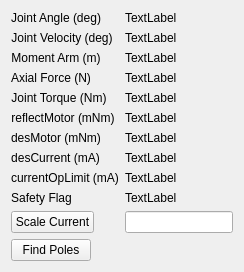
       <widget class="QFrame" name="formFrame">
        <property name="minimumSize">
         <size>
          <width>220</width>
          <height>0</height>
         </size>
        </property>
        <layout class="QFormLayout" name="formLayout">
         <item row="0" column="0">
          <widget class="QLabel" name="label_5">
           <property name="minimumSize">
            <size>
             <width>50</width>
             <height>0</height>
            </size>
           </property>
           <property name="frameShape">
            <enum>QFrame::NoFrame</enum>
           </property>
           <property name="text">
            <string>Joint Angle (deg)</string>
           </property>
           <property name="alignment">
            <set>Qt::AlignCenter</set>
           </property>
          </widget>
         </item>
         <item row="0" column="1">
          <widget class="QLabel" name="label_jointAngle">
           <property name="minimumSize">
            <size>
             <width>0</width>
             <height>0</height>
            </size>
           </property>
           <property name="frameShape">
            <enum>QFrame::NoFrame</enum>
           </property>
           <property name="text">
            <string>TextLabel</string>
           </property>
          </widget>
         </item>
         <item row="2" column="0">
          <widget class="QLabel" name="label_7">
           <property name="frameShape">
            <enum>QFrame::NoFrame</enum>
           </property>
           <property name="text">
            <string>Joint Velocity (deg)</string>
           </property>
           <property name="alignment">
            <set>Qt::AlignCenter</set>
           </property>
          </widget>
         </item>
         <item row="2" column="1">
          <widget class="QLabel" name="label_jointVelocity">
           <property name="frameShape">
            <enum>QFrame::NoFrame</enum>
           </property>
           <property name="text">
            <string>TextLabel</string>
           </property>
          </widget>
         </item>
         <item row="3" column="0">
          <widget class="QLabel" name="label_9">
           <property name="frameShape">
            <enum>QFrame::NoFrame</enum>
           </property>
           <property name="text">
            <string>Moment Arm (m)</string>
           </property>
           <property name="alignment">
            <set>Qt::AlignCenter</set>
           </property>
          </widget>
         </item>
         <item row="3" column="1">
          <widget class="QLabel" name="label_momentArm">
           <property name="frameShape">
            <enum>QFrame::NoFrame</enum>
           </property>
           <property name="text">
            <string>TextLabel</string>
           </property>
          </widget>
         </item>
         <item row="4" column="0">
          <widget class="QLabel" name="label_20">
           <property name="frameShape">
            <enum>QFrame::NoFrame</enum>
           </property>
           <property name="text">
            <string>Axial Force (N)</string>
           </property>
           <property name="alignment">
            <set>Qt::AlignCenter</set>
           </property>
          </widget>
         </item>
         <item row="4" column="1">
          <widget class="QLabel" name="label_axialForce">
           <property name="frameShape">
            <enum>QFrame::NoFrame</enum>
           </property>
           <property name="text">
            <string>TextLabel</string>
           </property>
          </widget>
         </item>
         <item row="5" column="0">
          <widget class="QLabel" name="label_22">
           <property name="frameShape">
            <enum>QFrame::NoFrame</enum>
           </property>
           <property name="text">
            <string>Joint Torque (Nm)</string>
           </property>
           <property name="alignment">
            <set>Qt::AlignCenter</set>
           </property>
          </widget>
         </item>
         <item row="5" column="1">
          <widget class="QLabel" name="label_jointTorque">
           <property name="frameShape">
            <enum>QFrame::NoFrame</enum>
           </property>
           <property name="text">
            <string>TextLabel</string>
           </property>
          </widget>
         </item>
         <item row="6" column="0">
          <widget class="QLabel" name="label_23">
           <property name="frameShape">
            <enum>QFrame::NoFrame</enum>
           </property>
           <property name="text">
            <string>reflectMotor (mNm)</string>
           </property>
           <property name="alignment">
            <set>Qt::AlignCenter</set>
           </property>
          </widget>
         </item>
         <item row="6" column="1">
          <widget class="QLabel" name="label_reflectMotor">
           <property name="frameShape">
            <enum>QFrame::NoFrame</enum>
           </property>
           <property name="text">
            <string>TextLabel</string>
           </property>
          </widget>
         </item>
         <item row="7" column="0">
          <widget class="QLabel" name="label_26">
           <property name="frameShape">
            <enum>QFrame::NoFrame</enum>
           </property>
           <property name="text">
            <string>desMotor (mNm)</string>
           </property>
           <property name="alignment">
            <set>Qt::AlignCenter</set>
           </property>
          </widget>
         </item>
         <item row="7" column="1">
          <widget class="QLabel" name="label_desMotor">
           <property name="frameShape">
            <enum>QFrame::NoFrame</enum>
           </property>
           <property name="text">
            <string>TextLabel</string>
           </property>
          </widget>
         </item>
         <item row="8" column="0">
          <widget class="QLabel" name="label_28">
           <property name="frameShape">
            <enum>QFrame::NoFrame</enum>
           </property>
           <property name="text">
            <string>desCurrent (mA)</string>
           </property>
           <property name="alignment">
            <set>Qt::AlignCenter</set>
           </property>
          </widget>
         </item>
         <item row="8" column="1">
          <widget class="QLabel" name="label_desCurrent">
           <property name="frameShape">
            <enum>QFrame::NoFrame</enum>
           </property>
           <property name="text">
            <string>TextLabel</string>
           </property>
          </widget>
         </item>
         <item row="9" column="0">
          <widget class="QLabel" name="label_30">
           <property name="minimumSize">
            <size>
             <width>50</width>
             <height>0</height>
            </size>
           </property>
           <property name="frameShape">
            <enum>QFrame::NoFrame</enum>
           </property>
           <property name="text">
            <string>currentOpLimit (mA)</string>
           </property>
           <property name="alignment">
            <set>Qt::AlignCenter</set>
           </property>
          </widget>
         </item>
         <item row="9" column="1">
          <widget class="QLabel" name="label_currentOpLimit">
           <property name="frameShape">
            <enum>QFrame::NoFrame</enum>
           </property>
           <property name="text">
            <string>TextLabel</string>
           </property>
          </widget>
         </item>
         <item row="10" column="0">
          <widget class="QLabel" name="label_32">
           <property name="frameShape">
            <enum>QFrame::NoFrame</enum>
           </property>
           <property name="text">
            <string>Safety Flag</string>
           </property>
           <property name="alignment">
            <set>Qt::AlignCenter</set>
           </property>
          </widget>
         </item>
         <item row="10" column="1">
          <widget class="QLabel" name="label_safetyFlag">
           <property name="frameShape">
            <enum>QFrame::NoFrame</enum>
           </property>
           <property name="text">
            <string>TextLabel</string>
           </property>
          </widget>
         </item>
         <item row="12" column="0">
          <widget class="QPushButton" name="pushButton_findPoles">
           <property name="text">
            <string>Find Poles</string>
           </property>
          </widget>
         </item>
         <item row="11" column="0">
          <widget class="QPushButton" name="pushButton_currentScalar">
           <property name="text">
            <string>Scale Current</string>
           </property>
          </widget>
         </item>
         <item row="11" column="1">
          <widget class="QLineEdit" name="lineEdit_currentScalar"/>
         </item>
        </layout>
       </widget>
